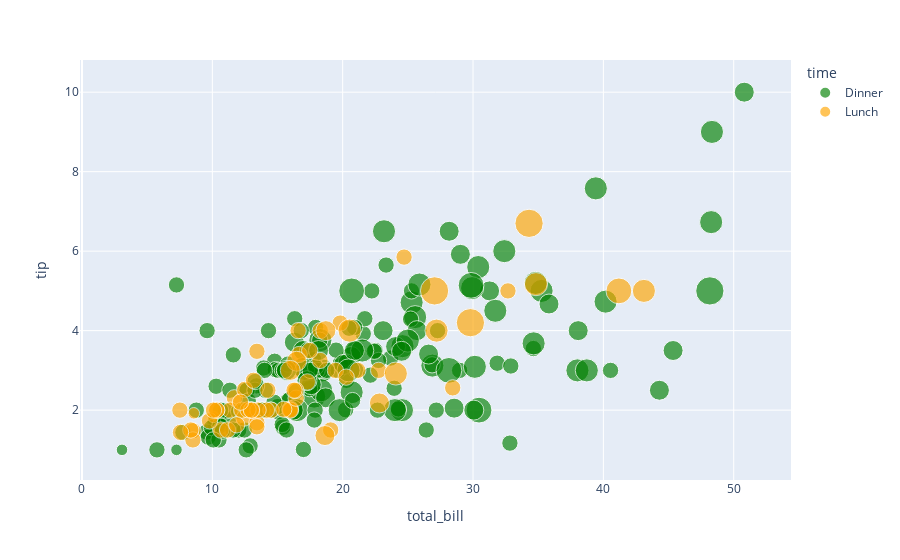

The code cell stored with this chart in its notebook:
### Markdown cell above
### Add size and color

### Code cell
# add changes by removing the # sign
time_fig = px.scatter(df, 
                 x="total_bill", 
                 y="tip", 
                 color='time',
                 opacity=0.65,
                 size='size',
                 color_discrete_sequence=['green', 'orange']
                )
time_fig.show()

### Figure 1 — Plotly figure (JSON) as saved in the notebook; plotly's stock layout.template omitted (floating-point values rounded to 4 significant figures; data arrays with more than 128 entries replaced by an {"elided": "..."} marker saying what was removed)
{"data": [{"hovertemplate": "time=Dinner<br>total_bill=%{x}<br>tip=%{y}<br>size=%{marker.size}<extra></extra>", "legendgroup": "Dinner", "marker": {"color": "green", "opacity": 0.65, "size": {"elided": "176 int values"}, "sizemode": "area", "sizeref": 0.015, "symbol": "circle"}, "mode": "markers", "name": "Dinner", "orientation": "v", "showlegend": true, "type": "scatter", "x": {"elided": "176 float values"}, "xaxis": "x", "y": {"elided": "176 float values"}, "yaxis": "y"}, {"hovertemplate": "time=Lunch<br>total_bill=%{x}<br>tip=%{y}<br>size=%{marker.size}<extra></extra>", "legendgroup": "Lunch", "marker": {"color": "orange", "opacity": 0.65, "size": [4, 2, 2, 2, 2, 1, 2, 2, 4, 2, 2, 2, 2, 2, 2, 4, 2, 2, 2, 2, 2, 6, 2, 2, 2, 3, 2, 2, 2, 2, 2, 2, 2, 2, 2, 2, 2, 6, 5, 6, 2, 2, 3, 2, 2, 2, 2, 2, 2, 2, 2, 2, 4, 2, 2, 3, 2, 2, 2, 4, 3, 2, 2, 1, 3, 2, 2, 2], "sizemode": "area", "sizeref": 0.015, "symbol": "circle"}, "mode": "markers", "name": "Lunch", "orientation": "v", "showlegend": true, "type": "scatter", "x": [27.2, 22.76, 17.29, 19.44, 16.66, 10.07, 32.68, 15.98, 34.83, 13.03, 18.28, 24.71, 21.16, 10.65, 12.43, 24.08, 11.69, 13.42, 14.26, 15.95, 12.48, 29.8, 8.52, 14.52, 11.38, 22.82, 19.08, 20.27, 11.17, 12.26, 18.26, 8.51, 10.33, 14.15, 16, 13.16, 17.47, 34.3, 41.19, 27.05, 16.43, 8.35, 18.64, 11.87, 9.78, 7.51, 19.81, 28.44, 15.48, 16.58, 7.56, 10.34, 43.11, 13, 13.51, 18.71, 12.74, 13, 16.4, 20.53, 16.47, 12.16, 13.42, 8.58, 15.98, 13.42, 16.27, 10.09], "xaxis": "x", "y": [4, 3, 2.71, 3, 3.4, 1.83, 5, 2.03, 5.17, 2, 4, 5.85, 3, 1.5, 1.8, 2.92, 2.31, 1.68, 2.5, 2, 2.52, 4.2, 1.48, 2, 2, 2.18, 1.5, 2.83, 1.5, 2, 3.25, 1.25, 2, 2, 2, 2.75, 3.5, 6.7, 5, 5, 2.3, 1.5, 1.36, 1.63, 1.73, 2, 4.19, 2.56, 2.02, 4, 1.44, 2, 5, 2, 2, 4, 2.01, 2, 2.5, 4, 3.23, 2.2, 3.48, 1.92, 3, 1.58, 2.5, 2], "yaxis": "y"}], "layout": {"autosize": true, "legend": {"itemsizing": "constant", "title": {"text": "time"}, "tracegroupgap": 0}, "margin": {"t": 60}, "xaxis": {"anchor": "y", "autorange": true, "domain": [0, 1], "range": [-0.04218, 54.21], "title": {"text": "total_bill"}, "type": "linear"}, "yaxis": {"anchor": "x", "autorange": true, "domain": [0, 1], "range": [-0.01951, 11.12], "title": {"text": "tip"}, "type": "linear"}}}
